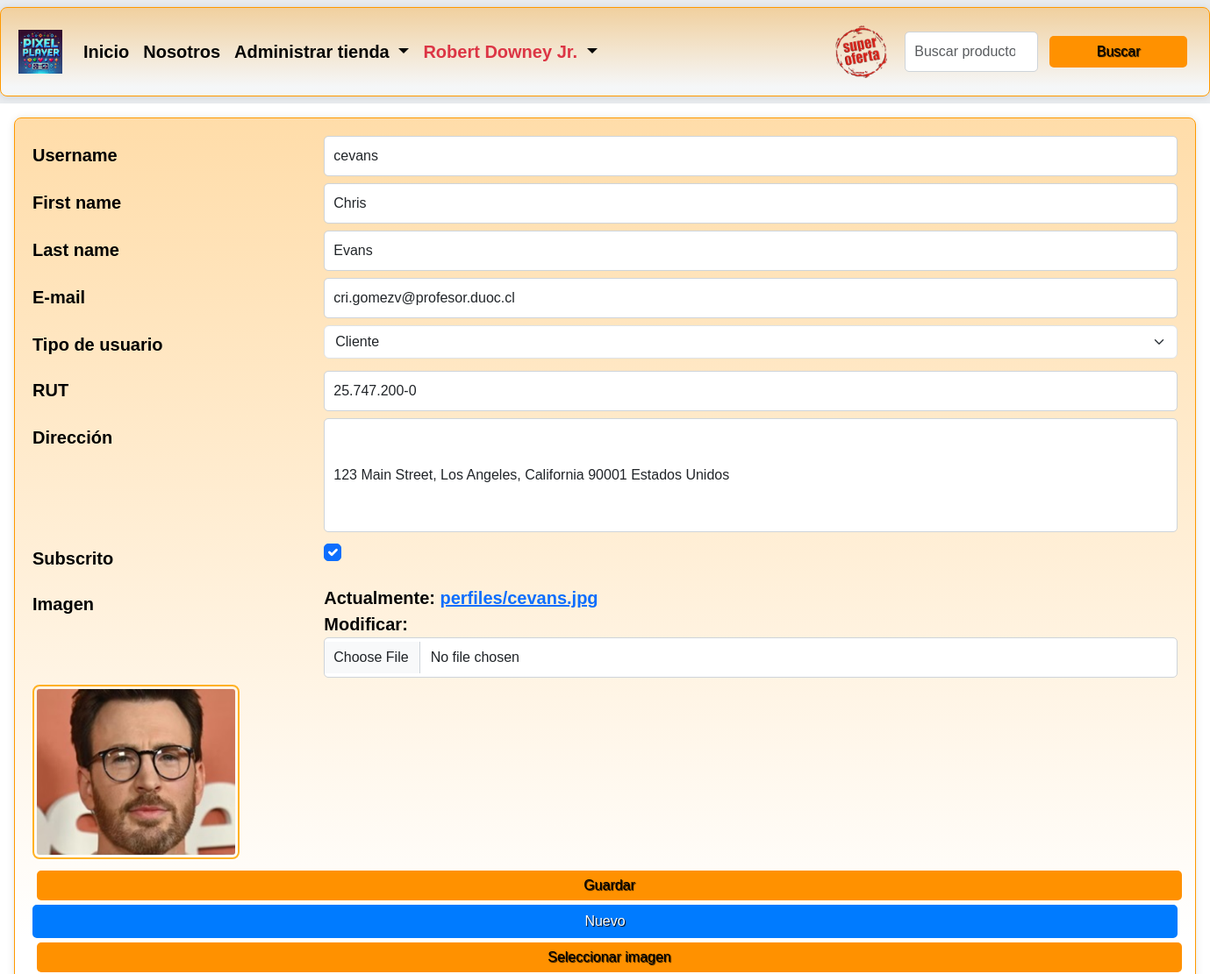
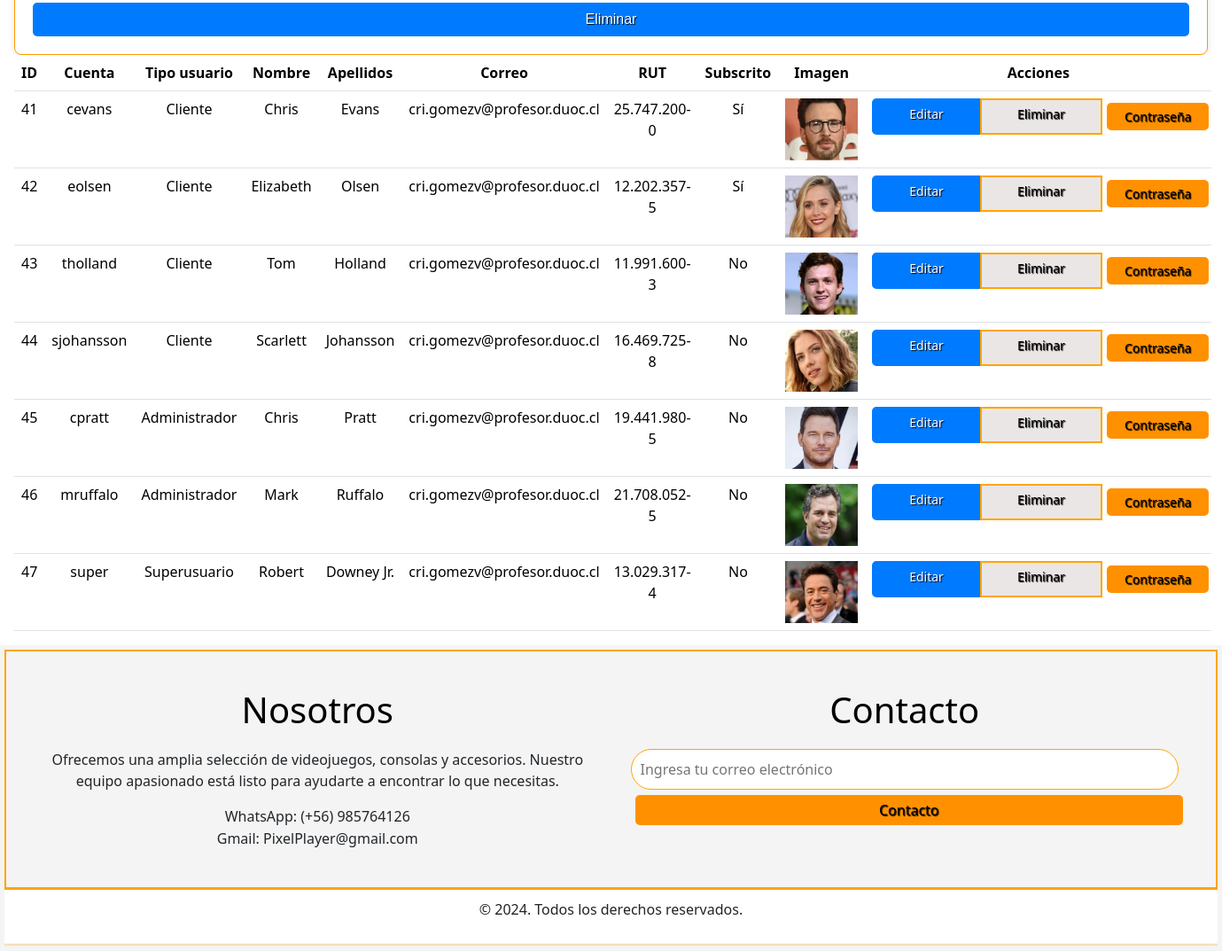
The app's page /usuarios/actualizar/41 (signed in) with its own data (2 pictures, top to bottom).
### core/models.py (models this page shows, shortened)
class Perfil(models.Model):
    USUARIO_CHOICES = [
        ('Cliente', 'Cliente'),
        ('Administrador', 'Administrador'),
        ('Superusuario', 'Superusuario'),
    ]
    usuario = models.OneToOneField(User, on_delete=models.CASCADE)
    tipo_usuario = models.CharField(
        choices=USUARIO_CHOICES,
        max_length=50,
        blank=False,
        null=False,
        verbose_name='Tipo de usuario'
    )
    rut = models.CharField(max_length=15, blank=False, null=False, verbose_name='RUT')
    direccion = models.CharField(max_length=800, blank=False, null=False, verbose_name='Dirección')
    subscrito = models.BooleanField(blank=False, null=False, verbose_name='Subscrito')
    imagen = models.ImageField(upload_to='perfiles/', blank=False, null=False, verbose_name='Imagen')
    class Meta:
        db_table = 'Perfil'
        verbose_name = "Perfil de usuario"
        verbose_name_plural = "Perfiles de usuarios"
        ordering = ['tipo_usuario']

### core/views.py (the view, shortened to what this page needs)
# urls.py: path('usuarios/<accion>/<id>', usuarios, name='usuarios'),
@user_passes_test(es_personal_autenticado_y_activo)
def usuarios(request, accion, id):
    usuario = User.objects.get(id=id) if int(id) > 0 else None
    perfil = usuario.perfil if usuario else None
    if request.method == 'GET':
        if accion == 'eliminar':
            eliminado, mensaje = eliminar_registro(User, id)
            messages.success(request, mensaje)
            return redirect(usuarios, 'crear', '0')
        else:
            form_usuario = UsuarioForm(instance=usuario)
            form_perfil = PerfilForm(instance=perfil)
    context = {
        'form_usuario': form_usuario,
        'form_perfil': form_perfil,
        'usuarios': User.objects.all(),
    }
    return render(request, 'core/usuarios.html', context)

### core/forms.py
class UsuarioForm(ModelForm):
   class Meta:
        model = User
        fields = ['username', 'first_name', 'last_name', 'email']
        labels = {
            'email': 'E-mail'
        }

class PerfilForm(ModelForm):
    class Meta:
        model = Perfil
        fields = ['tipo_usuario', 'rut', 'direccion', 'subscrito', 'imagen']
        widgest = {
            'direccion': forms.Textarea(),
            'imagen': forms.FileInput(),
        }

### core/context_processors.py (called while the page is built, shortened)
def obtener_datos_usuario(request):
    first_name = ''
    last_name = ''
    if request.user.is_authenticated:
        usuario = User.objects.get(pk=request.user.pk)
        first_name = usuario.first_name
        last_name = usuario.last_name
    return first_name, last_name

def obtener_datos_carrito(request):
    cantidad_productos = 0
    mostrar_carrito = False
    if request.user.is_authenticated:
        usuario = User.objects.get(pk=request.user.pk)
        if request.user.perfil.tipo_usuario == 'Cliente':
            cantidad_productos = Carrito.objects.filter(cliente=request.user.perfil).count()
            mostrar_carrito = cantidad_productos > 0
    return mostrar_carrito, cantidad_productos

def get_and_clean_session_variable(request, name):
    value = ''
    if name in request.session:
        value = request.session.get(name)
        request.session[name] = ''
    return value

def obtener_mensajes(request):
    html_messages = ''
    tipo_mensajes = []
    lista_mensajes = list(messages.get_messages(request))
    html_form_errors = get_and_clean_session_variable(request, 'backend_html_form_errors')
    titulo = html_form_errors != '' or len(lista_mensajes) > 1
    mensajes = SafeString(html_messages + html_form_errors)
    tipo_mensaje = ''
    if html_form_errors != '' or 'error' in tipo_mensajes:
        tipo_mensaje = 'error'
    elif 'success' in tipo_mensajes:
        tipo_mensaje = 'success'
    elif 'info' in tipo_mensajes:
        tipo_mensaje = 'info'
    return mensajes, tipo_mensaje

def global_render(request):
    first_name, last_name = obtener_datos_usuario(request)
    mostrar_carrito, cantidad_productos = obtener_datos_carrito(request)
    mensajes, tipo_mensaje = obtener_mensajes(request)
    return {
        'mostrar_carrito': mostrar_carrito,
        'cantidad_productos': cantidad_productos,
        'first_name': first_name,
        'last_name': last_name,
        'backend_messages': mensajes,
        'backend_message_type': tipo_mensaje,
    }

### core/templates/core/usuarios.html (shortened to what this page needs)
{% extends 'core/base.html' %}
{% load static %}
{% load custom_filters %}
{% block content %}
<div class="container-fluid">
  <form id="form" method="POST" enctype="multipart/form-data">
    {{ form_usuario|as_bootstrap_form }}
    {{ form_perfil|as_bootstrap_form }}
    {% if form_perfil.imagen.value %}
      <img id="cuadro-imagen" src="/media/{{ form_perfil.imagen.value }}">
    {% else %}
      <img id="cuadro-imagen" src="{% static 'core/img/sin-imagen.png' %}">
    {% endif %}
    <div class="mt-2 text-center">
      <button type="submit" class="btn btn-primary">Guardar</button>
      <a href="{% url 'usuarios' 'crear' '0' %}" class="btn btn-primary">Nuevo</a>
      <button onclick="event.preventDefault(); document.getElementById('id_imagen').click();" class="btn btn-primary">Seleccionar imagen</button>
      {% if form_usuario.instance.id %}
        <a class="btn btn-primary" href="{% url 'usuarios' 'eliminar' form_usuario.instance.id %}">Eliminar</a>
      {% endif %}
    </div>
  </form>
</div>
  {% if usuarios %}
    <table id="tabla-principal" class="table table-hover">
      <thead>
        <tr>
          <th>ID</th>
          <th>Cuenta</th>
          <th>Tipo usuario</th>
          <th>Nombre</th>
          <th>Apellidos</th>
          <th>Correo</th>
          <th>RUT</th>
          <th>Subscrito</th>
          <th>Imagen</th>
          <th>Acciones</th>
        </tr>
      </thead>
      <tbody>
        {% for usuario in usuarios %}
          <tr>
            <td>{{ usuario.id }}</td>
            <td>{{ usuario.username }}</td>
            <td>{{ usuario.perfil.tipo_usuario }}</td>
            <td>{{ usuario.first_name }}</td>
            <td>{{ usuario.last_name }}</td>
            <td>{{ usuario.email }}</td>
            <td>{{ usuario.perfil.rut }}</td>
            <td>{% if usuario.perfil.subscrito %}Sí{% else %}No{% endif %}</td>
            <td>
              <img src="/media/{{ usuario.perfil.imagen }}" class="usuario-sm" alt="">
            </td>
            <td>
              <div class="btn-group">
                <a href="{% url 'usuarios' 'actualizar' usuario.id %}" class="btn btn-primary btn-sm">Editar</a>
                <a href="{% url 'usuarios' 'eliminar' usuario.id %}" class="btn btn-danger btn-sm">Eliminar</a>
                <form action="{% url 'cambiar_password' %}" method="post" id="form_{{ usuario.username }}">
                  <button class="btn btn-info btn-sm" id="id_generar_password" onclick="document.getElementById('form_{{ usuario.username }}').submit();">Contraseña</button>
                </form>
              </div>
            </td>
          </tr>
        {% endfor %}
      </tbody>
    </table>
  {% endif %}
{% endblock content %}

### core/templates/core/base.html (shortened to what this page needs)
{% load static %}
<!DOCTYPE html>
<html lang="es">
<head>
    <link type="text/css" rel="stylesheet" href="https://cdn.jsdelivr.net/npm/bootstrap@5.3.0/dist/css/bootstrap.min.css" />
    <link type="text/css" rel="stylesheet" href="https://cdn.datatables.net/1.13.4/css/dataTables.bootstrap5.min.css" />
    <link type="text/css" rel="stylesheet" href="https://cdnjs.cloudflare.com/ajax/libs/animate.css/4.1.1/animate.min.css" />
    <link type="text/css" rel="stylesheet" href="{% static 'core/css/base.css' %}">
    <link type="text/css" rel="stylesheet" href="{% static 'core/css/style.css' %}">
    <link type="text/css" rel="stylesheet" href="{% static 'core/css/page-layout.css' %}">
    <link href="https://cdn.jsdelivr.net/npm/bootstrap@5.3.3/dist/css/bootstrap.min.css" rel="stylesheet">
    <link rel="stylesheet" href="{% static 'core/css/style.css' %}">
    {% block stylesheet %}
    <link type="text/css" rel="stylesheet" href="{% static 'core/css/registrarme.css' %}">
    {% endblock stylesheet %}
</head>
<body>
  <nav class="navbar navbar-expand-lg bg-body-secondary pagelayout-1">
    <div class="container-fluid">
      <a class="navbar-brand" href="{% url 'inicio' %}">
        <img src="{% static 'core/img/logosup.webp' %}" class="logo-menu-superior" style="height: 50px;;" alt="">
      </a>
      <div class="collapse navbar-collapse" id="navbarSupportedContent">
        <ul class="navbar-nav me-auto mb-2 mb-lg-0">
          <li class="nav-item">
            <a class="nav-link active" aria-current="page" href="{% url 'inicio' %}"> Inicio </a>
          </li>
          <li class="nav-item">
            <a class="nav-link active" aria-current="page" href="{% url 'nosotros' %}"> Nosotros </a>
          </li>
          {% if user.is_authenticated and user.is_staff and user.is_active or user.is_authenticated and user.is_superuser and user.is_active %}
            <li class="nav-item dropdown">
              <a class="nav-link dropdown-toggle" href="#" role="button" data-bs-toggle="dropdown"
                  aria-expanded="false">
                Administrar tienda
              </a>
            </li>
          {% endif %}
          {% if user.is_authenticated %}
            <li class="nav-item dropdown">
              <a class="nav-link dropdown-toggle" href="#" role="button" data-bs-toggle="dropdown"
                  aria-expanded="false" href="{% url 'ingresar' %}">
                {% if user.is_superuser %}
                  <span class="text-danger fw-bold">
                {% elif user.is_staff %}
                  <span class="text-success fw-bold">
                {% else %}
                  <span>
                {% endif %}
                  {{ first_name }} {{ last_name }}
                </span>
              </a>
            </li>
          {% endif %}
        </ul>
        <a href="{% url 'premio' %}">
          <img src="{% static 'core/img/soferta.png' %}" style="height: 60px; margin-right: 20px;" alt="">
        </a>
        <form method="post" action="{% url 'inicio' %}" class="d-flex" role="search">
          <input class="form-control me-2" type="search" placeholder="Buscar productos"
              aria-label="Search" id="buscar" id="buscar" name="buscar">
          <button class="btn btn-outline-success" type="submit"> Buscar </button>
        </form>
      </nav>
  <div class="content m-3 pagelayout-2">
    {% block content %}
    {% endblock content %}
  </div>
  <footer class="container-footer" class="menu-inferior pagelayout-3">
      <div class="footer-content">
        <div class="footer-section about">
          <h1 class="logo-text">Nosotros</h1>
          <p>Ofrecemos una amplia selección de videojuegos, consolas y accesorios.
            Nuestro equipo apasionado está listo para ayudarte a encontrar lo que necesitas.</p>
          <div class="contact">
            <span>WhatsApp: (+56) 985764126</span>
            <span> Gmail: PixelPlayer@gmail.com</span>
          </div>
        </div>
        <div class="footer-section contact-form">
          <h1>Contacto</h1>
          <form action="#">
            <input type="email" name="email" class="text-input contact-input" placeholder="Ingresa tu correo electrónico">
            <button type="submit" class="btn btn-primary">Contacto</button>
          </form>
        </div>
      </div>
      <div class="footer-bottom">
        <p>&copy; 2024. Todos los derechos reservados.</p>
      </div>
    <hr>
  </footer>
</body>
</html>

### core/static/core/css/base.css (style rules this page uses)
.logo-menu-superior { height: 40px; }
.usuario-sm { width: 82px; height: 70px; }
#cuadro-imagen { max-width: 236px; max-height: 199px; padding: 3px; border: 2px solid gray; }
#id_direccion { height: 130px; }

### core/static/core/css/style.css (style rules this page uses)
body { height: 120vh; background: linear-gradient(to top, #ffffff8e 10%, rgba(255, 255, 255, 0.397) 100%) no-repeat; text-align: center; margin: 0; padding: 0; }
.container-fluid { border: 1px solid #ff9900; border-radius: 20px; padding: 200x; font-family:'Lucida Sans', 'Lucida Sans Regular', 'Lucida Grande', 'Lucida Sans Unicode', Geneva, Verdana, sans-serif; box-shadow: 0 4px 8px rgba(40, 51, 51, 0.411); font-weight: bold; font-size: 20px; color: #070707; text-shadow: 1px #000; }
.navbar .navbar-nav .nav-link { color: #050505; }
.container-footer { background-color: #f4f4f4; padding: 5px 5px; text-align: center; }
.footer-content { display: flex; justify-content: space-around; align-items: flex-start; padding: 20px; border: 2px solid orange; text-shadow: 1px 1px 1x #000; }
.footer-section { flex: 1; padding: 20px; border: 1px solid rgba(255, 255, 255, 0); margin: 1px; text-shadow: 1px #000; }
.contact span, .contact-form input { display: block; margin-bottom: 1px; }
.contact-form input { padding: 10px; width: 100%; border: 1px solid orange; border-radius: 200px; text-shadow: 1px #000; }
.btn { background:#ebe6e6; color: rgb(0, 0, 0); padding: 5px 40px; border: 2px solid orange; border-radius: 5px; cursor: pointer; text-decoration: none; width: 100%; text-shadow: 1px 1px 1px #000; }
.footer-bottom { background-color: #ffffff; padding: 10px; border-top: 1px solid orange; }
hr { border: 1px solid orange; width: 100%; margin: 1px auto; }

### core/static/core/css/registrarme.css (style rules this page uses)
.container-fluid { background: linear-gradient(to top, #ffffff8e 10%, rgba(255, 153, 1, 0.336) 100%) no-repeat; border-radius: 8px; padding: 20px; box-shadow: 0 1px 10px rgba(0, 0, 0, 0.1); text-align: left; }
h1 { text-align: center; color: #000000; margin-bottom: 20px; }
.row { margin-bottom: 15px; }
button { margin: 5px; background-color: #ff9100; color: #000000; border: none; padding: 5px 15px; border-radius: 5px; cursor: pointer; }
button[type="submit"], button[type="reset"], button[id="crear_usuario_prueba"], button[onclick] { background-color: #ff9100; color: #000000; border: none; padding: 5px 15px; border-radius: 5px; cursor: pointer; }
#cuadro-imagen { border: 2px solid #ffa600d8; border-radius: 8px; width: 100%; height: 100%; object-fit: cover; }
.text-center { text-align: center; }
.form-group { margin-bottom: 20px; }
.form-control { border: 1px solid #ced4da; border-radius: 5px; padding: 10px; text-align: left; }
label { margin-bottom: 10px; color: #000000; text-align: left; }
.btn-primary { color: #fff; background-color: #007bff; border-color: #007bff; }

### records on screen
Perfil: tipo_usuario "Cliente", rut "25.747.200-0", direccion "123 Main Street, Los Angeles, California 90001 Estados Unidos", subscrito "☑", imagen.value (picture)

### other values on screen
{{ first_name }} "Robert"
{{ last_name }} "Downey Jr."
{{ usuario.id }} "41"
{{ usuario.username }} "cevans"
{{ usuario.perfil.tipo_usuario }} "Cliente"
{{ usuario.first_name }} "Chris"
{{ usuario.last_name }} "Evans"
{{ usuario.email }} "cri.gomezv@profesor.duoc.cl"
{{ usuario.perfil.rut }} "25.747.200-0"
{{ usuario.id }} "42"
{{ usuario.username }} "eolsen"
{{ usuario.first_name }} "Elizabeth"
{{ usuario.last_name }} "Olsen"
{{ usuario.perfil.rut }} "12.202.357-5"
{{ usuario.id }} "43"
